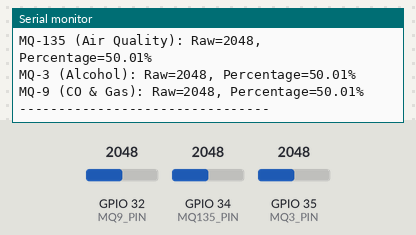
A sketch run on a simulated ESP32. Parts: the last lines printed to the serial monitor. The test bench sets the inputs (shaded band); at power-on: GPIO 32 (MQ9_PIN) = 2048, GPIO 34 (MQ135_PIN) = 2048, GPIO 35 (MQ3_PIN) = 2048 (analog values on the 0–4095 scale).

Above: at 2.8 s.
2.9 s: GPIO 32 (MQ9_PIN) set to 2866
At 5.1 s:
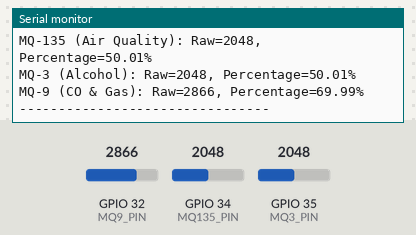
5.6 s: GPIO 34 (MQ135_PIN) set to 2866
8.3 s: GPIO 35 (MQ3_PIN) set to 2866
At 10.8 s:
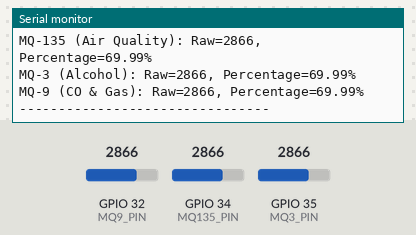
11.0 s: GPIO 32 (MQ9_PIN) set to 3603
At 13.0 s:
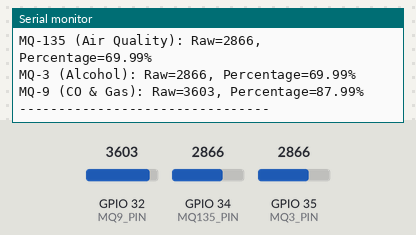
13.7 s: GPIO 34 (MQ135_PIN) set to 3603
16.4 s: GPIO 35 (MQ3_PIN) set to 3603
At 19.0 s:
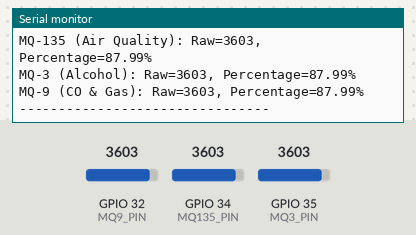
Timing chart, 0 to 20.1 s (numbered marks = the images above; inputs shaded):
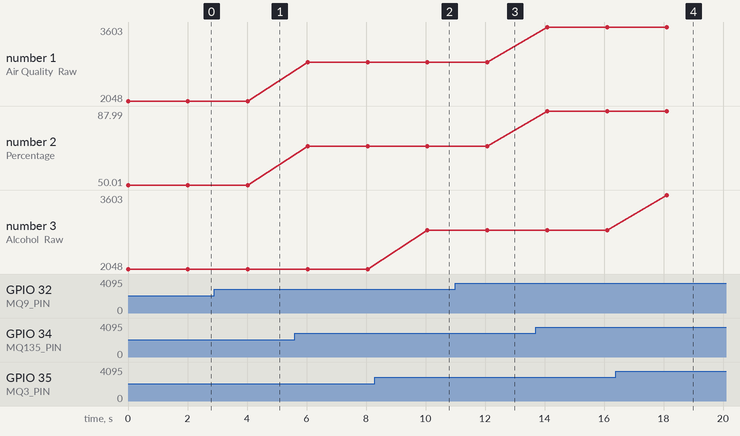

Measured:
- after the input at 2.9 s, the serial monitor: prints a new line after 1.1 s (image 1)
- after the input at 8.3 s, the serial monitor: prints a new line after 1.8 s (image 2)
- after the input at 11.0 s, the serial monitor: prints a new line after 1.1 s (image 3)
- after the input at 16.4 s, the serial monitor: prints a new line after 1.7 s (image 4)

The sketch:

CanSatSensors.ino
```cpp
// Pin assignments for the MQ sensors
#define MQ135_PIN 34  // GPIO 34 for MQ-135 (Air Quality sensor)
#define MQ3_PIN 35    // GPIO 35 for MQ-3 (Alcohol sensor)
#define MQ9_PIN 32    // GPIO 32 for MQ-9 (CO & Combustible gases sensor)

void setup() {
  // Initialize Serial Monitor
  Serial.begin(115200);

  // ADC setup
  analogReadResolution(12);       // Set ADC resolution to 12 bits (0-4095)
  analogSetAttenuation(ADC_11db); // Use full voltage range (0 to 3.3V)
}

void loop() {
  // Read raw analog values
  int mq135_raw = analogRead(MQ135_PIN);
  int mq3_raw = analogRead(MQ3_PIN);
  int mq9_raw = analogRead(MQ9_PIN);

  // Convert raw values to percentage
  float mq135_percentage = (mq135_raw / 4095.0) * 100;
  float mq3_percentage = (mq3_raw / 4095.0) * 100;
  float mq9_percentage = (mq9_raw / 4095.0) * 100;

  // Print readings to the Serial Monitor
  Serial.println("----- Gas Sensor Readings -----");
  Serial.printf("MQ-135 (Air Quality): Raw=%d, Percentage=%.2f%%\n", mq135_raw, mq135_percentage);
  Serial.printf("MQ-3 (Alcohol): Raw=%d, Percentage=%.2f%%\n", mq3_raw, mq3_percentage);
  Serial.printf("MQ-9 (CO & Gas): Raw=%d, Percentage=%.2f%%\n", mq9_raw, mq9_percentage);
  Serial.println("--------------------------------");

  // Wait before next reading
  delay(2000);
}
```
